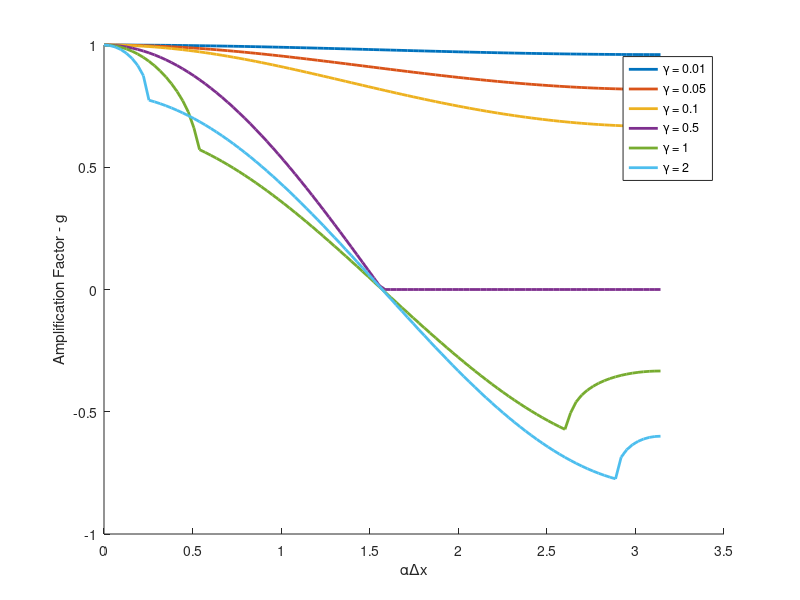

Reproduce this figure in MATLAB.
clear all
close all
clc

gamma = [0.01,0.05,0.1,0.5,1,2];

alpha_dx = linspace(0,pi);

for j = 1:length(gamma)
    g = (2*gamma(j)*cos(alpha_dx)+sqrt(1-4*gamma(j)^2*sin(alpha_dx).^2))/(1+2*gamma(j));
    hold on
    plot(alpha_dx,real(g) ,'LineWidth',2)
end

ylabel('Amplification Factor - g')
xlabel('\alpha\Deltax')
legend('\gamma = 0.01','\gamma = 0.05','\gamma = 0.1','\gamma = 0.5','\gamma = 1','\gamma = 2')
